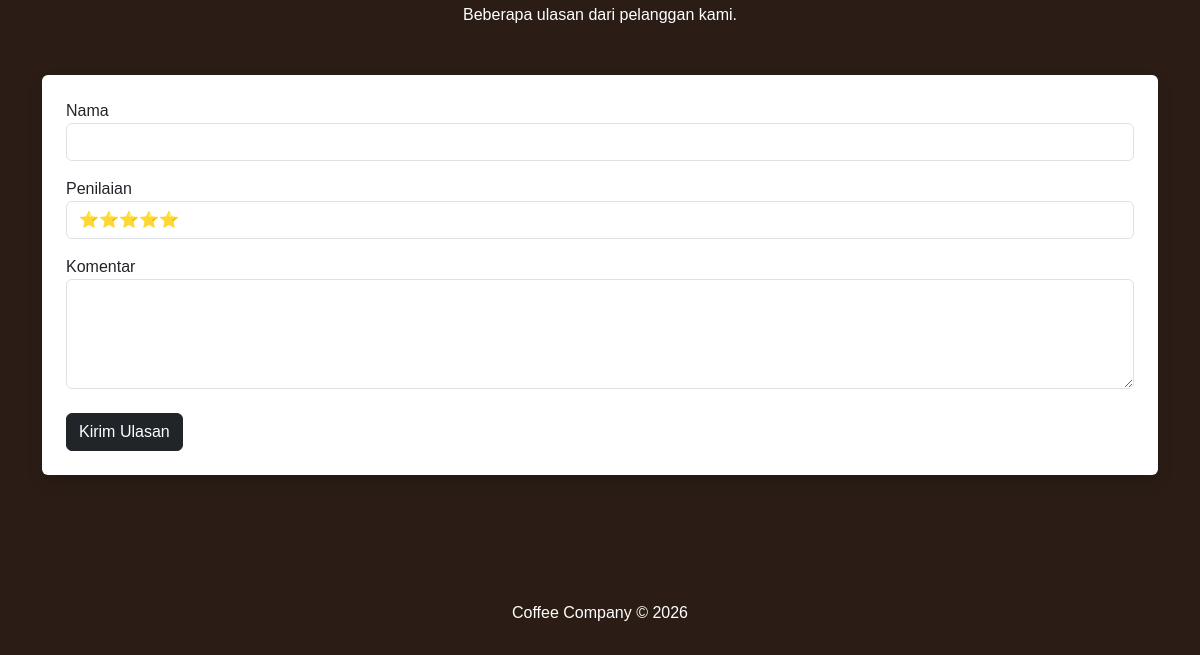
The page /products.php (lower part) on the database as committed earlier.
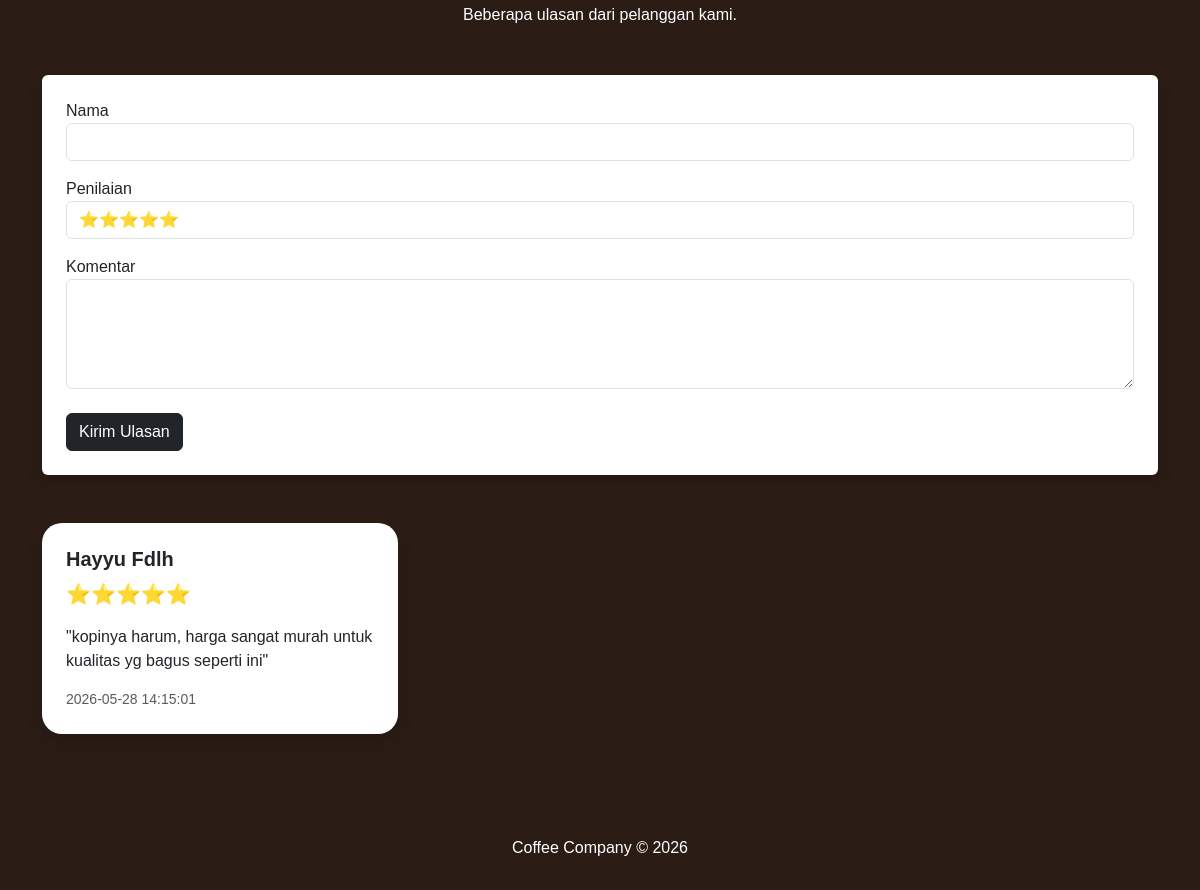
The same page on the database as committed later.
### tables this page shows
CREATE TABLE IF NOT EXISTS `reviews` (
  `id` int NOT NULL AUTO_INCREMENT,
  `nama` varchar(100) DEFAULT NULL,
  `rating` int DEFAULT NULL,
  `komentar` text,
  `tanggal` timestamp NULL DEFAULT CURRENT_TIMESTAMP,
  PRIMARY KEY (`id`)
);

### products.php (the view, shortened to what this page needs)
<?php
include 'config/koneksi.php';
$review = mysqli_query($conn,
"SELECT * FROM reviews ORDER BY id DESC");
?>
<!DOCTYPE html>
<html lang="id">
<head>
    <link href="https://cdn.jsdelivr.net/npm/bootstrap@5.3.3/dist/css/bootstrap.min.css" rel="stylesheet">
    <link rel="stylesheet" href="assets/css/style.css">
</head>
<body>
<section class="review-section py-5 text-white">
    <div class="container">
        <div class="text-center mb-5">
            <p>
                Beberapa ulasan dari pelanggan kami.
            </p>
        </div>
        <div class="card border-0 shadow p-4 mb-5">
            <form action="proses/tambah_review.php"
            method="POST">
                <div class="mb-3">
                    <label class="text-dark">
                        Nama
                    </label>
                    <input
                    type="text"
                    name="nama"
                    class="form-control"
                    required>
                </div>
                <div class="mb-3">
                    <label class="text-dark">
                        Penilaian
                    </label>
                    <select
                    name="rating"
                    class="form-control">
                        <option value="5">⭐⭐⭐⭐⭐</option>
                    </select>
                </div>
                <div class="mb-4">
                    <label class="text-dark">
                        Komentar
                    </label>
                    <textarea
                    name="komentar"
                    class="form-control"
                    rows="4"
                    required></textarea>
                </div>
                <button class="btn btn-dark">
                    Kirim Ulasan
                </button>
            </form>
        </div>
        <div class="row">
            <?php while($r = mysqli_fetch_array($review)) { ?>
            <div class="col-md-4 mb-4">
                <div class="card review-card shadow h-100 p-4 text-dark">
                    <h5 class="fw-bold">
                        <?php echo $r['nama']; ?>
                    </h5>
                    <div class="star mb-3">
                        <?php
                        for($i=1; $i <= $r['rating']; $i++){
                            echo "⭐";
                        }
                        ?>
                    </div>
                    <p>
                        "<?php echo $r['komentar']; ?>"
                    </p>
                    <small class="text-muted">
                        <?php echo $r['tanggal']; ?>
                    </small>
                </div>
            </div>
            <?php } ?>
        </div>
    </div>
</section>
<div class="footer">
    Coffee Company © 2026
</div>
</body>
</html>

Rows that differ between the two databases and show on the page:
added reviews: nama "Hayyu Fdlh", rating 5 (drawn), komentar "kopinya harum, harga sangat murah untuk kualitas yg bagus seperti ini", tanggal "2026-05-28 14:15:01"
